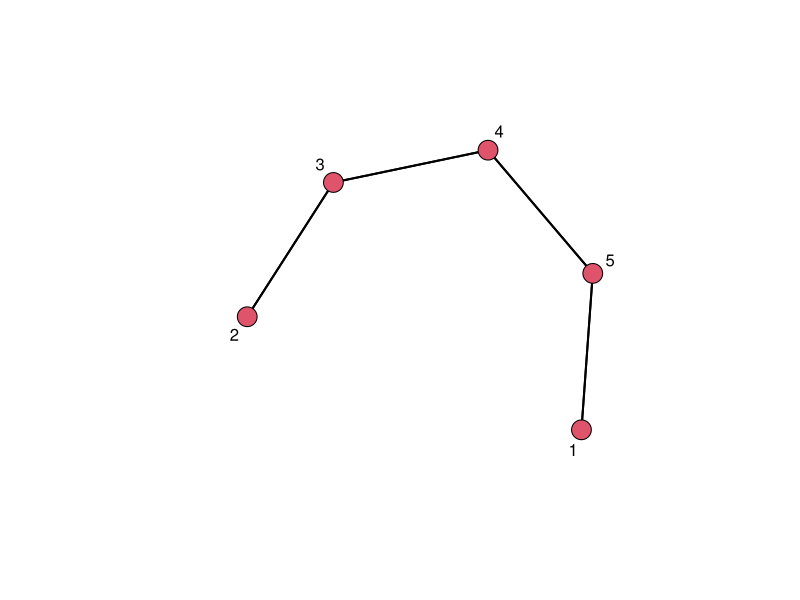
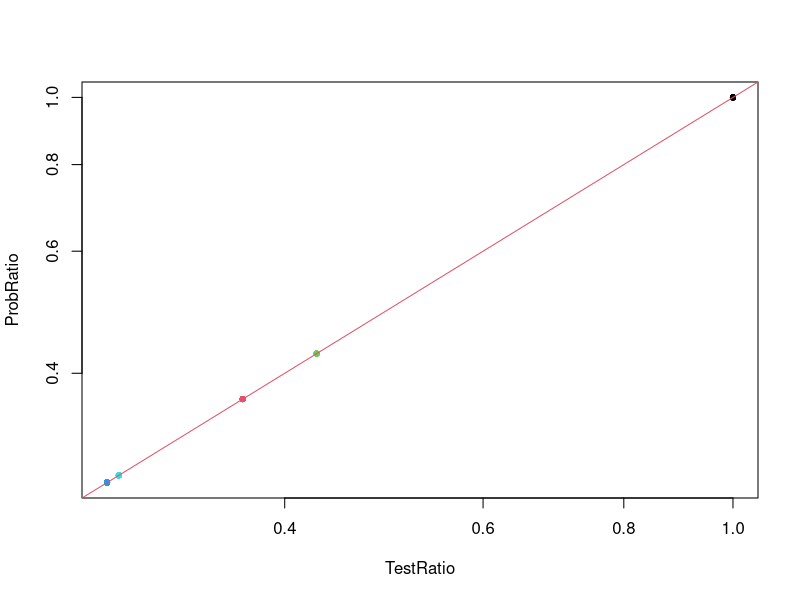

Write R code to recreate these figures, in order.
# Normalisation des poids -> thm arbre-matrice

rm(list=ls())
library(vegan); library(sna);

# Parms
p = 5
Bprob = 1e2; Buv = Bprob
par(pch=20)

# Fonctions
MakeSym <- function(A){
   A[lower.tri(A)] = 0; A = A + t(A); diag(A) = 0
   return(A)
}
SampTree <- function(p){
   U =  MakeSym(matrix(runif(p^2), p, p))
   Span = spantree(U)
   return(Span$kid)
}
AdjTree <- function(K){
   p = length(K)+1; G = matrix(0, p, p); 
   sapply(2:p, function(i){G[i, K[i-1]] <<- 1})
   sapply(2:p, function(j){G[K[j-1], j] <<- 1})
   return(G)
}
ProdTree <- function(K, W){
   # Calcul du produit en prenant le 1er noeud comme racine 
   # => utiliser le thm arbre-matrice avec L^{1,v}, par exemple L^{1,1}
   P = 1; p = length(K)+1
   # Codage enfant : notation de spantree$kid : K[i] = enfant du noeud i, i > 1
   sapply(2:p, function(i){P <<- P * W[i, K[i-1]]})
   # # Codage parent : notation inverse de spantree$kid : K[j] = parent du noeud j, j > 1
   # sapply(2:p, function(j){P <<- P * W[K[j-1], j]})
   return(P)
}

# Poids originaux
# A = MakeSym(matrix(1, p, p))
A = MakeSym(matrix(exp(rnorm(p^2)), p, p))
L = diag(rowSums(A)) - A; 
# sapply(1:p, function(i){sapply(1:p, function(j){(-1)^(i+j)*det(L[-i, -j])})})

# Normalisation de A
d = 1/colSums(A)
# d = exp(rnorm(p))
AA = diag(d) %*% A # normalisation en ligne
# AA = A %*% diag(d) # normalisation en colonne
LL = diag(rowSums(AA)) - AA; 
# sapply(1:p, function(i){sapply(1:p, function(j){(-1)^(i+j)*det(LL[-i, -j])})})

# Test
K = SampTree(p); G = AdjTree(K); print(G); gplot(G, gmode='graph', label=(1:p))
cat(ProdTree(K, A), ProdTree(K, AA), ProdTree(K, AA)*d[1]/prod(d), '\n'); 

# Effet de (u, v)
UV = matrix(0, Buv, 2); ProbRatio = TestRatio = rep(0, Buv)
for (b in 1:Buv){
   uv = sample(1:p, 2, replace=T); u = uv[1]; v = uv[2]
   UV[b, ] = uv
   TestRatio[b] = d[u] / d[1] # normalisation en ligne
   # TestRatio[b] = d[v] / d[1] # normalisation en colonne
   Atot = (-1)^sum(uv)*det(L[-u, -v])
   AAtot = (-1)^sum(uv)*det(LL[-u, -v])
   cat(Atot, AAtot, AAtot*d[v]/prod(d), '\n')
   Prob = matrix(0, Bprob, 2)
   for (bb in 1:Bprob){
      G = SampTree(p)
      Prob[bb, ] = c(ProdTree(G, A)/Atot, ProdTree(G, AA)/AAtot)
      }
   ProbRatio[b] = mean(Prob[, 2]/Prob[, 1])
}
# cbind(UV, ProbRatio)
table(UV[which(abs(ProbRatio-1)<1e-10), 1])
table(UV[which(abs(ProbRatio-1)<1e-10), 2])
plot(TestRatio, ProbRatio, log='xy', col=(UV[, 1])); abline(a=0, b=1, col=2)
